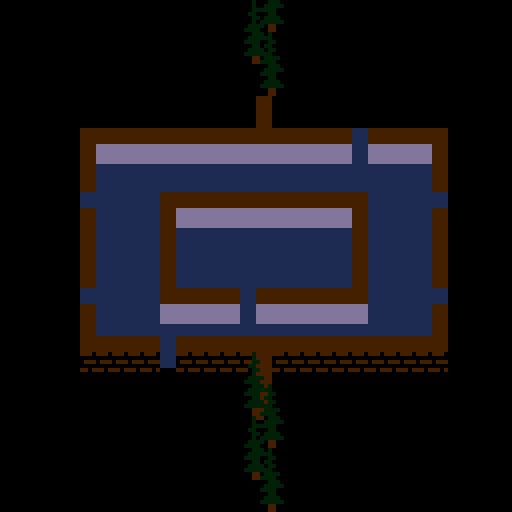

This is a level from a 2D game, rendered from its Tiled map with the project's own tilesets. A one-line summary and the map file follow, with tile-layer data summarised:
An orthogonal 32x32 tile map with 16x16 px tiles, 5 tile layers (floor, innerWalls, walls, decorations, ...), 2 hidden layers not drawn, 2 tilesets and 25 objects (8x prototype, 4x window, 4x guard, 3x door, 2x player, ...).

<map version="1.10" tiledversion="1.10.2" orientation="orthogonal" renderorder="right-down" width="32" height="32" tilewidth="16" tileheight="16" infinite="0" nextlayerid="23" nextobjectid="120">
 <editorsettings>
  <export target="map.json" format="json" />
 </editorsettings>
 <properties>
  <property name="campaign" value="Tutorial" />
  <property name="description" value="There is one guard patrolling try to not get caught" />
  <property name="name" value="Guards!" />
  <property name="tileset" type="file" value="tileset.png" />
 </properties>
 <tileset firstgid="1" source="tileset.tsx" />
 <tileset firstgid="177" source="../999-demo/tileset.tsx" />
 <layer id="22" name="floor" width="32" height="32">
  <data>[1024 cells, 259 non-empty, 1 distinct tile ids]</data>
 </layer>
 <layer id="9" name="innerWalls" width="32" height="32">
  <data>[1024 cells, 86 non-empty, 2 distinct tile ids]</data>
 </layer>
 <layer id="10" name="walls" width="32" height="32">
  <data>[1024 cells, 149 non-empty, 4 distinct tile ids]</data>
 </layer>
 <layer id="16" name="decorations" width="32" height="32">
  <data>[1024 cells, 28 non-empty, 8 distinct tile ids]</data>
 </layer>
 <layer id="17" name="overlayer" width="32" height="32">
  <data>[1024 cells, 24 non-empty, 8 distinct tile ids]</data>
 </layer>
 <layer id="12" name="collitions" width="32" height="32" visible="0">
  <data>[1024 cells, 217 non-empty, 2 distinct tile ids]</data>
 </layer>
 <layer id="14" name="obstacles" width="32" height="32" visible="0">
  <data>[1024 cells, 113 non-empty, 1 distinct tile ids]</data>
 </layer>
 <objectgroup id="13" name="objects">
  <object id="29" name="window" type="prototype" x="32" y="-16" width="16" height="16">
   <properties>
    <property name="col" value="{ &quot;x&quot;: 0, &quot;y&quot;: 16, &quot;w&quot;: 16, &quot;h&quot;: 16 }" />
    <property name="detection" value="{ &quot;x&quot;: -16, &quot;y&quot;: 0, &quot;w&quot;: 48, &quot;h&quot;: 16 }" />
    <property name="false" value="{ &quot;x&quot;: 112, &quot;y&quot;: 64 }" />
    <property name="foundMessage" value="&quot;Window broken!&quot;" />
    <property name="gateway" type="bool" value="true" />
    <property name="true" value="{ &quot;x&quot;: 112, &quot;y&quot;: 32 }" />
   </properties>
  </object>
  <object id="30" name="door" type="prototype" x="32" y="-48" width="16" height="16">
   <properties>
    <property name="col" value="{ &quot;x&quot;: 0, &quot;y&quot;: 0, &quot;w&quot;: 8, &quot;h&quot;: 20 }" />
    <property name="constraints" value="[&quot;up&quot;, &quot;down&quot;]" />
    <property name="detection" value="{ &quot;x&quot;: 0, &quot;y&quot;: -16, &quot;w&quot;: 16, &quot;h&quot;: 64 }" />
    <property name="false" value="{ &quot;x&quot;: 80, &quot;y&quot;: 32 }" />
    <property name="foundMessage" value="&quot;Door opened!&quot;" />
    <property name="gateway" type="bool" value="true" />
    <property name="returnState" type="bool" value="true" />
    <property name="true" value="{ &quot;x&quot;: 48, &quot;y&quot;: 32 }" />
   </properties>
  </object>
  <object id="51" name="guard" type="prototype" x="64" y="-16" width="16" height="16">
   <properties>
    <property name="down" value="{&quot;x&quot;: 0 ,&quot;y&quot;:224}" />
    <property name="downAlt" value="{&quot;x&quot;: 32 ,&quot;y&quot;:224}" />
    <property name="left" value="{&quot;x&quot;: 64 ,&quot;y&quot;:176}" />
    <property name="leftAlt" value="{&quot;x&quot;: 96 ,&quot;y&quot;:176}" />
    <property name="right" value="{&quot;x&quot;: 0 ,&quot;y&quot;:176}" />
    <property name="rightAlt" value="{&quot;x&quot;: 32 ,&quot;y&quot;:176}" />
    <property name="up" value="{&quot;x&quot;: 64 ,&quot;y&quot;:224}" />
    <property name="upAlt" value="{&quot;x&quot;: 96 ,&quot;y&quot;:224}" />
   </properties>
  </object>
  <object id="70" name="camera" type="prototype" x="64" y="-48" width="16" height="16">
   <properties>
    <property name="col" value="{ &quot;x&quot;: 0, &quot;y&quot;: 0, &quot;w&quot;: 8, &quot;h&quot;: 8 }" />
    <property name="left" value="{&quot;x&quot;: 0 ,&quot;y&quot;:64}" />
    <property name="leftAlt" value="{&quot;x&quot;: 0 ,&quot;y&quot;:80}" />
    <property name="right" value="{&quot;x&quot;: 16 ,&quot;y&quot;:64}" />
    <property name="rightAlt" value="{&quot;x&quot;: 16 ,&quot;y&quot;:80}" />
    <property name="takeable" type="bool" value="true" />
   </properties>
  </object>
  <object id="77" name="safe" type="prototype" x="96" y="-48" width="16" height="16">
   <properties>
    <property name="changeConditions" type="bool" value="true" />
    <property name="col" value="{ &quot;x&quot;: 0, &quot;y&quot;: 16, &quot;w&quot;: 16, &quot;h&quot;: 16 }" />
    <property name="constraints" value="[&quot;up&quot;, &quot;down&quot;]" />
    <property name="false" value="{ &quot;x&quot;: 0, &quot;y&quot;: 272 }" />
    <property name="foundMessage" value="&quot;Safe opened!&quot;" />
    <property name="interactive" type="bool" value="true" />
    <property name="restrictFrom" value="[&quot;left&quot;, &quot;right&quot;]" />
    <property name="true" value="{ &quot;x&quot;: 32, &quot;y&quot;: 272 }" />
   </properties>
  </object>
  <object id="78" name="statue" type="prototype" x="96" y="-16" width="16" height="16">
   <properties>
    <property name="col" value="{ &quot;x&quot;: 0, &quot;y&quot;: 0, &quot;w&quot;: 16, &quot;h&quot;: 32 }" />
    <property name="false" value="{ &quot;x&quot;: 96, &quot;y&quot;: 272 }" />
    <property name="foundMessage" value="&quot;Statue stolen!&quot;" />
    <property name="golden" value="{&quot;x&quot;: 112, &quot;y&quot;: 272, &quot;w&quot;: 8, &quot;h&quot;: 12}" />
    <property name="silver" value="{&quot;x&quot;: 112, &quot;y&quot;: 288, &quot;w&quot;: 8, &quot;h&quot;: 12}" />
    <property name="true" value="{ &quot;x&quot;: 96, &quot;y&quot;: 272 }" />
   </properties>
  </object>
  <object id="79" name="computer" type="prototype" x="128" y="-48" width="16" height="16">
   <properties>
    <property name="changeConditions" type="bool" value="true" />
    <property name="col" value="{ &quot;x&quot;: 0, &quot;y&quot;: 16, &quot;w&quot;: 16, &quot;h&quot;: 16 }" />
    <property name="constraints" value="[&quot;up&quot;, &quot;down&quot;]" />
    <property name="false" value="{ &quot;x&quot;: 64, &quot;y&quot;: 272 }" />
    <property name="restrictFrom" value="[&quot;left&quot;, &quot;right&quot;]" />
    <property name="returnState" type="bool" value="true" />
    <property name="true" value="{ &quot;x&quot;: 64, &quot;y&quot;: 272 }" />
   </properties>
  </object>
  <object id="80" name="fuse" type="prototype" x="128" y="-16" width="16" height="16">
   <properties>
    <property name="col" value="{ &quot;x&quot;: 0, &quot;y&quot;: -8, &quot;w&quot;: 8, &quot;h&quot;: 16 }" />
    <property name="constraints" value="[&quot;down&quot;]" />
    <property name="false" value="{ &quot;x&quot;: 80, &quot;y&quot;: 304 }" />
    <property name="interactive" type="bool" value="true" />
    <property name="returnState" type="bool" value="true" />
    <property name="true" value="{ &quot;x&quot;: 64, &quot;y&quot;: 304 }" />
   </properties>
  </object>
  <object id="86" type="window" x="80" y="192" width="16" height="32" />
  <object id="87" type="window" x="80" y="288" width="16" height="32" />
  <object id="88" type="window" x="432" y="192" width="16" height="32" />
  <object id="89" type="window" x="432" y="288" width="16" height="32" />
  <object id="95" type="door" x="160" y="336" width="32" height="48" />
  <object id="96" type="door" x="352" y="128" width="32" height="48" />
  <object id="99" type="player" x="160" y="416" width="16" height="16" />
  <object id="100" type="player" x="352" y="48" width="16" height="16" />
  </objectgroup>
 <objectgroup id="19" name="vigilance">
  <!-- 6 objects omitted --></objectgroup>
</map>
<!-- 9 of 25 objects omitted -->
